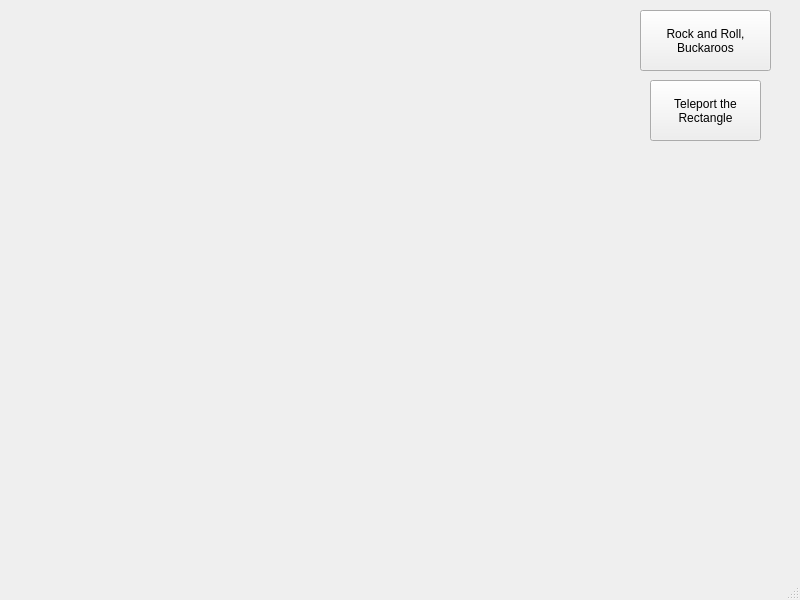
<?xml version="1.0" encoding="UTF-8"?>
<ui version="4.0">
 <class>MainWindow</class>
 <widget class="QMainWindow" name="MainWindow">
  <property name="geometry">
   <rect>
    <x>0</x>
    <y>0</y>
    <width>800</width>
    <height>600</height>
   </rect>
  </property>
  <property name="windowTitle">
   <string>MainWindow</string>
  </property>
  <widget class="QWidget" name="centralwidget">
   <widget class="QLabel" name="testLabel">
    <property name="geometry">
     <rect>
      <x>520</x>
      <y>80</y>
      <width>101</width>
      <height>61</height>
     </rect>
    </property>
    <property name="text">
     <string/>
    </property>
   </widget>
   <widget class="QPushButton" name="goButton">
    <property name="geometry">
     <rect>
      <x>640</x>
      <y>10</y>
      <width>131</width>
      <height>61</height>
     </rect>
    </property>
    <property name="text">
     <string>Rock and Roll,
Buckaroos</string>
    </property>
   </widget>
   <widget class="QPushButton" name="teleportButton">
    <property name="geometry">
     <rect>
      <x>650</x>
      <y>80</y>
      <width>111</width>
      <height>61</height>
     </rect>
    </property>
    <property name="text">
     <string>Teleport the
Rectangle</string>
    </property>
   </widget>
  </widget>
  <widget class="QMenuBar" name="menubar">
   <property name="geometry">
    <rect>
     <x>0</x>
     <y>0</y>
     <width>800</width>
     <height>25</height>
    </rect>
   </property>
  </widget>
  <widget class="QStatusBar" name="statusbar"/>
 </widget>
 <resources/>
 <connections/>
</ui>
